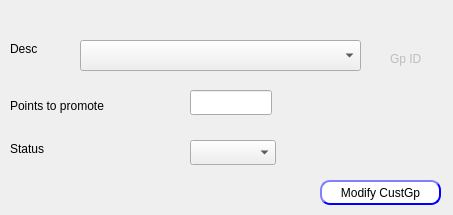
<?xml version="1.0" encoding="UTF-8"?>
<ui version="4.0">
 <class>Dialog</class>
 <widget class="QDialog" name="Dialog">
  <property name="geometry">
   <rect>
    <x>0</x>
    <y>0</y>
    <width>453</width>
    <height>215</height>
   </rect>
  </property>
  <property name="windowTitle">
   <string>Dialog</string>
  </property>
  <widget class="QComboBox" name="CMB_custTypeDesc">
   <property name="geometry">
    <rect>
     <x>80</x>
     <y>40</y>
     <width>281</width>
     <height>31</height>
    </rect>
   </property>
  </widget>
  <widget class="QLabel" name="LB_custTpID">
   <property name="enabled">
    <bool>false</bool>
   </property>
   <property name="geometry">
    <rect>
     <x>390</x>
     <y>50</y>
     <width>67</width>
     <height>17</height>
    </rect>
   </property>
   <property name="text">
    <string>Gp ID</string>
   </property>
  </widget>
  <widget class="QLabel" name="lE_name">
   <property name="geometry">
    <rect>
     <x>10</x>
     <y>40</y>
     <width>67</width>
     <height>17</height>
    </rect>
   </property>
   <property name="text">
    <string>Desc</string>
   </property>
  </widget>
  <widget class="QPushButton" name="BTN_modifyCustTp">
   <property name="geometry">
    <rect>
     <x>320</x>
     <y>180</y>
     <width>121</width>
     <height>25</height>
    </rect>
   </property>
   <property name="styleSheet">
    <string notr="true">QPushButton{
                                        background-color: white;
                                        border-style: outset;
                                        border-width: 2px;
                                        border-radius: 10px;
                                        border-color: blue;
                                        min-width: 6em;
                                        }
                                        QPushButton:hover {
                                        background: qradialgradient(
                                        cx: 0.3, cy: -0.4, fx: 0.3, fy: -0.4,
                                        radius: 1.35, stop: 0 #fff, stop: 1 #bbb
                                        );
                                        }
                                        QPushButton:pressed {
                                        border-style: inset;
                                        background: qradialgradient(
                                        cx: 0.4, cy: -0.1, fx: 0.4, fy: -0.1,
                                        radius: 1.35, stop: 0 #fff, stop: 1 #ddd
                                        );
                                        }
                                    </string>
   </property>
   <property name="text">
    <string>Modify CustGp</string>
   </property>
  </widget>
  <widget class="QLabel" name="label_2">
   <property name="geometry">
    <rect>
     <x>10</x>
     <y>140</y>
     <width>67</width>
     <height>17</height>
    </rect>
   </property>
   <property name="text">
    <string>Status</string>
   </property>
  </widget>
  <widget class="QLabel" name="desc_2">
   <property name="geometry">
    <rect>
     <x>10</x>
     <y>90</y>
     <width>151</width>
     <height>31</height>
    </rect>
   </property>
   <property name="text">
    <string>Points to promote</string>
   </property>
  </widget>
  <widget class="QLineEdit" name="LE_points">
   <property name="geometry">
    <rect>
     <x>190</x>
     <y>90</y>
     <width>82</width>
     <height>25</height>
    </rect>
   </property>
  </widget>
  <widget class="QComboBox" name="CMB_custType">
   <property name="geometry">
    <rect>
     <x>190</x>
     <y>140</y>
     <width>86</width>
     <height>25</height>
    </rect>
   </property>
  </widget>
 </widget>
 <resources/>
 <connections/>
</ui>
